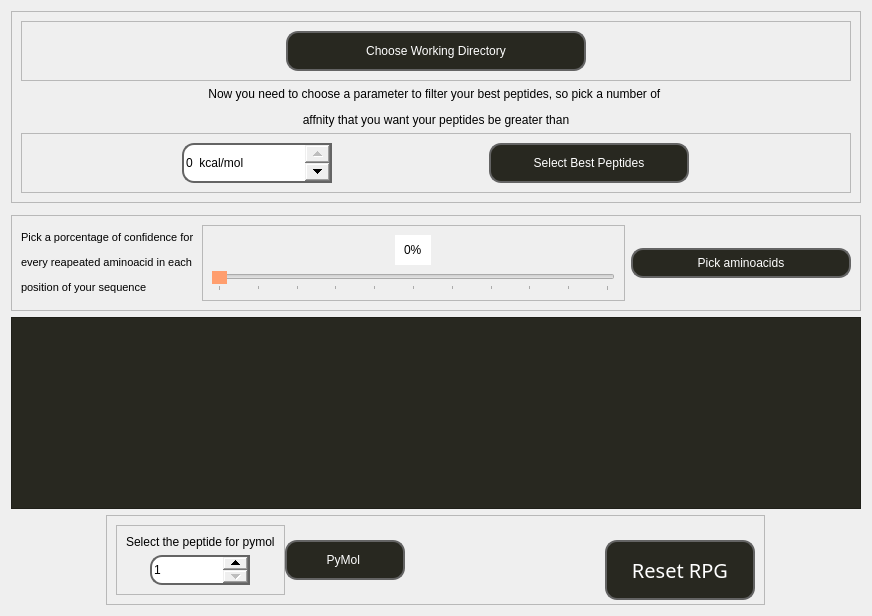
            <widget class="QWidget" name="stage4">
             <layout class="QVBoxLayout" name="verticalLayout_11">
              <item>
               <widget class="QFrame" name="frame_9">
                <property name="frameShape">
                 <enum>QFrame::StyledPanel</enum>
                </property>
                <property name="frameShadow">
                 <enum>QFrame::Raised</enum>
                </property>
                <layout class="QVBoxLayout" name="verticalLayout_21">
                 <item>
                  <widget class="QFrame" name="frame_continue">
                   <property name="enabled">
                    <bool>true</bool>
                   </property>
                   <property name="frameShape">
                    <enum>QFrame::StyledPanel</enum>
                   </property>
                   <property name="frameShadow">
                    <enum>QFrame::Raised</enum>
                   </property>
                   <layout class="QVBoxLayout" name="verticalLayout_22">
                    <item alignment="Qt::AlignHCenter">
                     <widget class="QPushButton" name="choosedir_stage4">
                      <property name="minimumSize">
                       <size>
                        <width>300</width>
                        <height>40</height>
                       </size>
                      </property>
                      <property name="maximumSize">
                       <size>
                        <width>300</width>
                        <height>40</height>
                       </size>
                      </property>
                      <property name="focusPolicy">
                       <enum>Qt::NoFocus</enum>
                      </property>
                      <property name="styleSheet">
                       <string notr="true">QPushButton{
font: 8pt &quot;Eight Bit Dragon&quot;;
color: rgb(255, 255, 255);
border: 2px solid black;
background-color: rgb(40,40, 32);
border-color: rgb(100, 100, 100);
border-radius: 12px;
}
QPushButton:hover{
color: rgb(255, 255, 255);
border: 1px solid;
background-color: rgb(80, 80, 80);
border-color: rgb(64, 64, 64);
border-radius: 12px;
}</string>
                      </property>
                      <property name="text">
                       <string>Choose Working Directory</string>
                      </property>
                     </widget>
                    </item>
                   </layout>
                  </widget>
                 </item>
                 <item>
                  <widget class="QLabel" name="label_stage4">
                   <property name="text">
                    <string>&lt;html&gt;&lt;head/&gt;&lt;body&gt;&lt;p align=&quot;center&quot;&gt;&lt;span style=&quot; font-size:9pt;&quot;&gt;Now you need to choose a parameter to filter your best peptides, so pick a number of &lt;/span&gt;&lt;/p&gt;&lt;p align=&quot;center&quot;&gt;&lt;span style=&quot; font-size:9pt;&quot;&gt;affnity that you want your peptides be greater than&lt;/span&gt;&lt;/p&gt;&lt;/body&gt;&lt;/html&gt;</string>
                   </property>
                  </widget>
                 </item>
                 <item>
                  <widget class="QFrame" name="frame_Selectpeptides">
                   <property name="frameShape">
                    <enum>QFrame::StyledPanel</enum>
                   </property>
                   <property name="frameShadow">
                    <enum>QFrame::Raised</enum>
                   </property>
                   <layout class="QHBoxLayout" name="horizontalLayout_20">
                    <item>
                     <widget class="QSpinBox" name="aff_spinbox">
                      <property name="maximumSize">
                       <size>
                        <width>150</width>
                        <height>40</height>
                       </size>
                      </property>
                      <property name="styleSheet">
                       <string notr="true">
QSpinBox::up-button {
	width:25px;
	
}
QSpinBox::down-button {
	width:25px;

}

*{font: 9pt &quot;Eight Bit Dragon&quot;;
border: 2px solid;
border-color: rgb(100, 100, 100);
border-top-left-radius: 12px;
border-bottom-left-radius: 12px;
}</string>
                      </property>
                      <property name="suffix">
                       <string>  kcal/mol</string>
                      </property>
                      <property name="prefix">
                       <string/>
                      </property>
                      <property name="minimum">
                       <number>-20</number>
                      </property>
                      <property name="maximum">
                       <number>0</number>
                      </property>
                      <property name="singleStep">
                       <number>0</number>
                      </property>
                      <property name="stepType">
                       <enum>QAbstractSpinBox::AdaptiveDecimalStepType</enum>
                      </property>
                     </widget>
                    </item>
                    <item>
                     <widget class="QPushButton" name="bestpepButton">
                      <property name="enabled">
                       <bool>true</bool>
                      </property>
                      <property name="minimumSize">
                       <size>
                        <width>40</width>
                        <height>40</height>
                       </size>
                      </property>
                      <property name="maximumSize">
                       <size>
                        <width>200</width>
                        <height>16777215</height>
                       </size>
                      </property>
                      <property name="focusPolicy">
                       <enum>Qt::NoFocus</enum>
                      </property>
                      <property name="styleSheet">
                       <string notr="true">QPushButton{
font: 8pt &quot;Eight Bit Dragon&quot;;
color: rgb(255, 255, 255);
border: 2px solid black;
background-color: rgb(40,40, 32);
border-color: rgb(100, 100, 100);
border-radius: 12px;
}
QPushButton:hover{
color: rgb(255, 255, 255);
border: 1px solid;
background-color: rgb(80, 80, 80);
border-color: rgb(64, 64, 64);
border-radius: 12px;
}</string>
                      </property>
                      <property name="text">
                       <string>Select Best Peptides</string>
                      </property>
                     </widget>
                    </item>
                   </layout>
                  </widget>
                 </item>
                </layout>
               </widget>
              </item>
              <item>
               <widget class="QFrame" name="frame_6">
                <property name="frameShape">
                 <enum>QFrame::StyledPanel</enum>
                </property>
                <property name="frameShadow">
                 <enum>QFrame::Raised</enum>
                </property>
                <widget class="QTableWidget" name="tableWidget">
                 <property name="geometry">
                  <rect>
                   <x>21</x>
                   <y>9</y>
                   <width>850</width>
                   <height>192</height>
                  </rect>
                 </property>
                 <property name="minimumSize">
                  <size>
                   <width>850</width>
                   <height>0</height>
                  </size>
                 </property>
                 <property name="maximumSize">
                  <size>
                   <width>16777215</width>
                   <height>200</height>
                  </size>
                 </property>
                 <property name="styleSheet">
                  <string notr="true">QHeaderView::section{
	background-color: rgb(40,40, 32);
	color: white;
	font: 8pt &quot;Eight Bit Dragon&quot;;
	border: 2px solid black;
	border-color: rgb(64, 64, 64);
	border-top-left-radius: 8px;
	border-top-right-radius: 8px;
	width: 30px;
	height: 30px;
	

	
}
QHeaderView::section::hover {
	background-color: rgb(80, 80, 80);
	color: white;
	font: 8pt &quot;Eight Bit Dragon&quot;;
	border: 2px solid black;
	
	
	
}


QTableWidget QTableCornerButton::section {
    background-color: rgb(40,40, 32);
}

*{
font: 10pt &quot;Eight Bit Dragon&quot;;
background-color: rgb(40,40, 32);
border-top-left: 1px solid white;
}
</string>
                 </property>
                 <property name="editTriggers">
                  <set>QAbstractItemView::DoubleClicked</set>
                 </property>
                 <property name="dragDropOverwriteMode">
                  <bool>false</bool>
                 </property>
                 <property name="showGrid">
                  <bool>true</bool>
                 </property>
                </widget>
               </widget>
              </item>
              <item>
               <widget class="QFrame" name="frame_10">
                <property name="minimumSize">
                 <size>
                  <width>0</width>
                  <height>80</height>
                 </size>
                </property>
                <property name="frameShape">
                 <enum>QFrame::StyledPanel</enum>
                </property>
                <property name="frameShadow">
                 <enum>QFrame::Raised</enum>
                </property>
                <layout class="QHBoxLayout" name="horizontalLayout_21">
                 <item>
                  <widget class="QLabel" name="label_19">
                   <property name="text">
                    <string>&lt;html&gt;&lt;head/&gt;&lt;body&gt;&lt;p&gt;&lt;span style=&quot; font-size:8pt;&quot;&gt;Pick a porcentage of confidence for&lt;/span&gt;&lt;/p&gt;&lt;p&gt;&lt;span style=&quot; font-size:8pt;&quot;&gt;every reapeated aminoacid in each &lt;/span&gt;&lt;/p&gt;&lt;p&gt;&lt;span style=&quot; font-size:8pt;&quot;&gt;position of your sequence&lt;/span&gt;&lt;/p&gt;&lt;/body&gt;&lt;/html&gt;</string>
                   </property>
                  </widget>
                 </item>
                 <item>
                  <widget class="QFrame" name="frame_11">
                   <property name="mouseTracking">
                    <bool>false</bool>
                   </property>
                   <property name="frameShape">
                    <enum>QFrame::StyledPanel</enum>
                   </property>
                   <property name="frameShadow">
                    <enum>QFrame::Raised</enum>
                   </property>
                   <layout class="QVBoxLayout" name="verticalLayout_23">
                    <item alignment="Qt::AlignHCenter">
                     <widget class="QSpinBox" name="confidenceSpinbox">
                      <property name="minimumSize">
                       <size>
                        <width>0</width>
                        <height>30</height>
                       </size>
                      </property>
                      <property name="styleSheet">
                       <string notr="true">border: None;</string>
                      </property>
                      <property name="wrapping">
                       <bool>false</bool>
                      </property>
                      <property name="alignment">
                       <set>Qt::AlignCenter</set>
                      </property>
                      <property name="buttonSymbols">
                       <enum>QAbstractSpinBox::NoButtons</enum>
                      </property>
                      <property name="specialValueText">
                       <string comment="%" extracomment="%"/>
                      </property>
                      <property name="keyboardTracking">
                       <bool>true</bool>
                      </property>
                      <property name="suffix">
                       <string>%</string>
                      </property>
                      <property name="prefix">
                       <string comment="%" extracomment="%"/>
                      </property>
                      <property name="maximum">
                       <number>100</number>
                      </property>
                     </widget>
                    </item>
                    <item>
                     <widget class="QSlider" name="horizontalSlider">
                      <property name="styleSheet">
                       <string notr="true">QSlider::handle::horizontal {

	
	
	
	background-color: rgb(255, 158, 110);

}</string>
                      </property>
                      <property name="maximum">
                       <number>100</number>
                      </property>
                      <property name="tracking">
                       <bool>true</bool>
                      </property>
                      <property name="orientation">
                       <enum>Qt::Horizontal</enum>
                      </property>
                      <property name="invertedAppearance">
                       <bool>false</bool>
                      </property>
                      <property name="invertedControls">
                       <bool>false</bool>
                      </property>
                      <property name="tickPosition">
                       <enum>QSlider::TicksBelow</enum>
                      </property>
                      <property name="tickInterval">
                       <number>10</number>
                      </property>
                     </widget>
                    </item>
                   </layout>
                  </widget>
                 </item>
                 <item>
                  <widget class="QPushButton" name="pickAAButton">
                   <property name="minimumSize">
                    <size>
                     <width>220</width>
                     <height>30</height>
                    </size>
                   </property>
                   <property name="focusPolicy">
                    <enum>Qt::NoFocus</enum>
                   </property>
                   <property name="styleSheet">
                    <string notr="true">QPushButton{
font: 8pt &quot;Eight Bit Dragon&quot;;
color: rgb(255, 255, 255);
border: 2px solid black;
background-color: rgb(40,40, 32);
border-color: rgb(100, 100, 100);
border-radius: 12px;
}
QPushButton:hover{
color: rgb(255, 255, 255);
border: 1px solid;
background-color: rgb(80, 80, 80);
border-color: rgb(64, 64, 64);
border-radius: 12px;
}</string>
                   </property>
                   <property name="text">
                    <string>Pick aminoacids</string>
                   </property>
                  </widget>
                 </item>
                </layout>
               </widget>
              </item>
              <item alignment="Qt::AlignHCenter">
               <widget class="QTableWidget" name="tableWidget_2">
                <property name="minimumSize">
                 <size>
                  <width>850</width>
                  <height>100</height>
                 </size>
                </property>
                <property name="maximumSize">
                 <size>
                  <width>16777215</width>
                  <height>200</height>
                 </size>
                </property>
                <property name="styleSheet">
                 <string notr="true">QHeaderView::section{
	background-color: rgb(40,40, 32);
	color: white;
	font: 8pt &quot;Eight Bit Dragon&quot;;
	border: 2px solid black;
	border-color: rgb(64, 64, 64);
	border-top-left-radius: 8px;
	border-top-right-radius: 8px;
	width: 30px;
	height: 30px;
	

	
}
QHeaderView::section::hover {
	background-color: rgb(80, 80, 80);
	color: white;
	font: 8pt &quot;Eight Bit Dragon&quot;;
	border: 2px solid black;
	
	
	
}


QTableWidget QTableCornerButton::section {
    background-color: rgb(40,40, 32);
}

*{
font: 10pt &quot;Eight Bit Dragon&quot;;
background-color: rgb(40,40, 32);
border-top-left: 1px solid white;
}
</string>
                </property>
               </widget>
              </item>
              <item alignment="Qt::AlignHCenter">
               <widget class="QFrame" name="frame_14">
                <property name="frameShape">
                 <enum>QFrame::StyledPanel</enum>
                </property>
                <property name="frameShadow">
                 <enum>QFrame::Raised</enum>
                </property>
                <layout class="QHBoxLayout" name="horizontalLayout_12">
                 <property name="spacing">
                  <number>0</number>
                 </property>
                 <item alignment="Qt::AlignRight">
                  <widget class="QFrame" name="frame_17">
                   <property name="frameShape">
                    <enum>QFrame::StyledPanel</enum>
                   </property>
                   <property name="frameShadow">
                    <enum>QFrame::Raised</enum>
                   </property>
                   <layout class="QVBoxLayout" name="verticalLayout_24">
                    <item>
                     <widget class="QLabel" name="label_20">
                      <property name="text">
                       <string>Select the peptide for pymol</string>
                      </property>
                     </widget>
                    </item>
                    <item alignment="Qt::AlignHCenter">
                     <widget class="QSpinBox" name="spinBox_pymol">
                      <property name="minimumSize">
                       <size>
                        <width>100</width>
                        <height>30</height>
                       </size>
                      </property>
                      <property name="maximumSize">
                       <size>
                        <width>150</width>
                        <height>16777215</height>
                       </size>
                      </property>
                      <property name="styleSheet">
                       <string notr="true">
QSpinBox::up-button {
	width:25px;
	
}
QSpinBox::down-button {
	width:25px;

}

*{font: 9pt &quot;Eight Bit Dragon&quot;;
border: 2px solid;
border-color: rgb(100, 100, 100);
border-top-left-radius: 12px;
border-bottom-left-radius: 12px;
}</string>
                      </property>
                      <property name="minimum">
                       <number>1</number>
                      </property>
                      <property name="maximum">
                       <number>1000000000</number>
                      </property>
                     </widget>
                    </item>
                   </layout>
                  </widget>
                 </item>
                 <item alignment="Qt::AlignLeft">
                  <widget class="QPushButton" name="pymol_button">
                   <property name="minimumSize">
                    <size>
                     <width>120</width>
                     <height>40</height>
                    </size>
                   </property>
                   <property name="maximumSize">
                    <size>
                     <width>200</width>
                     <height>40</height>
                    </size>
                   </property>
                   <property name="focusPolicy">
                    <enum>Qt::NoFocus</enum>
                   </property>
                   <property name="styleSheet">
                    <string notr="true">QPushButton{
font: 8pt &quot;Eight Bit Dragon&quot;;
color: rgb(255, 255, 255);
border: 2px solid black;
background-color: rgb(40,40, 32);
border-color: rgb(100, 100, 100);
border-radius: 12px;
}
QPushButton:hover{
color: rgb(255, 255, 255);
border: 1px solid;
background-color: rgb(80, 80, 80);
border-color: rgb(64, 64, 64);
border-radius: 12px;
}</string>
                   </property>
                   <property name="text">
                    <string>PyMol </string>
                   </property>
                  </widget>
                 </item>
                 <item>
                  <spacer name="horizontalSpacer_4">
                   <property name="orientation">
                    <enum>Qt::Horizontal</enum>
                   </property>
                   <property name="sizeHint" stdset="0">
                    <size>
                     <width>200</width>
                     <height>20</height>
                    </size>
                   </property>
                  </spacer>
                 </item>
                 <item>
                  <widget class="QPushButton" name="resetRPGButton">
                   <property name="minimumSize">
                    <size>
                     <width>150</width>
                     <height>60</height>
                    </size>
                   </property>
                   <property name="maximumSize">
                    <size>
                     <width>200</width>
                     <height>40</height>
                    </size>
                   </property>
                   <property name="font">
                    <font>
                     <family>Eight Bit Dragon</family>
                     <pointsize>15</pointsize>
                     <weight>50</weight>
                     <italic>false</italic>
                     <bold>false</bold>
                    </font>
                   </property>
                   <property name="focusPolicy">
                    <enum>Qt::NoFocus</enum>
                   </property>
                   <property name="styleSheet">
                    <string notr="true">QPushButton{
font: 15pt &quot;Eight Bit Dragon&quot;;
color: rgb(255, 255, 255);
border: 2px solid black;
background-color: rgb(40,40, 32);
border-color: rgb(100, 100, 100);
border-radius: 12px;
}
QPushButton:hover{
color: rgb(255, 255, 255);
border: 1px solid;
background-color: rgb(80, 80, 80);
border-color: rgb(64, 64, 64);
border-radius: 12px;
}</string>
                   </property>
                   <property name="text">
                    <string>Reset RPG</string>
                   </property>
                  </widget>
                 </item>
                </layout>
               </widget>
              </item>
             </layout>
            </widget>
